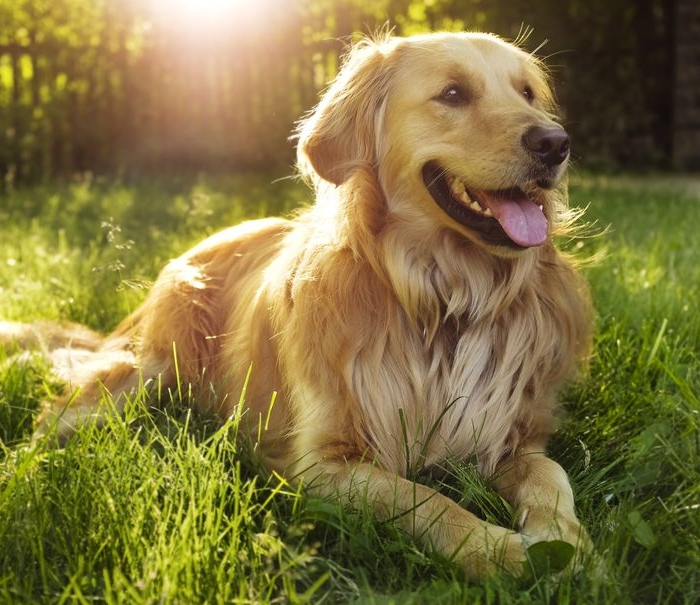
#> input picture content_image1.jpg, 700 x 605 px
$ python make.py --img_path content_image1.jpg --M 5 --N 3 --save_dir out
#> lines starting #> are read from the running program, lines starting #| are printed output that depends on the picture
### utils.py
import numpy as np
import requests
import cv2
from PIL import Image
from pathlib import Path
from io import BytesIO


def load_image(url_or_path):
    url_or_path = str(url_or_path)
    if url_or_path[: 4] == "http":
        response = requests.get(url_or_path)
        url_or_path = BytesIO(response.content)
    image = Image.open(url_or_path).convert("RGB")
    img = np.array(image)
    return img


# [4 lines left out: function to_pil, not called in this run]


def show_image(img):
    to_pil(img).show()


def save_image(img, save_path):
    Path(save_path).parent.mkdir(parents=True, exist_ok=True)
    cv2.imwrite(
        filename=str(save_path), img=img[:, :, :: -1], params=[cv2.IMWRITE_JPEG_QUALITY, 100],
    )


def vflip(img):
    return img[:: -1, ...]


def hflip(img):
    return img[:, :: -1, :]


def rotate(img):
    return hflip(np.transpose(img, axes=(1, 0, 2)))


# [9 lines left out: function load_pieces, not called in this run]

### make.py
from pathlib import Path
import argparse
import random

from utils import load_image, vflip, hflip, rotate, save_image


def get_args(to_upperse=True):
    parser = argparse.ArgumentParser()

    parser.add_argument("--img_path", type=str, required=True)
    parser.add_argument("--M", type=int, required=True)
    parser.add_argument("--N", type=int, required=True)
    parser.add_argument("--save_dir", type=str, required=True)

    args = parser.parse_args()

    if to_upperse:
        args_dict = vars(args)
        new_args_dict = dict()
        for k, v in args_dict.items():
            new_args_dict[k.upper()] = v
        args = argparse.Namespace(**new_args_dict)
    return args


class JigsawPuzzleMaker(object):
    @staticmethod
    def _randomly_transform(img):
        """
        `img`에 상하반전, 좌우반전, 시계방향의 90° 회전을 각각 50%의 확률로 적용합니다.
        """
        if random.random() < 0.5:
            img = vflip(img)
        if random.random() < 0.5:
            img = hflip(img)
        if random.random() < 0.5:
            img = rotate(img)
        return img

    @staticmethod
    def _empty_dir(trg_dir):
        """
        `input_dir`을 비웁니다.
        """
        try:
            path = Path(trg_dir)
            for item in path.glob('*'):
                if item.is_file():
                    item.unlink()
                elif item.is_dir():
                    item.rmdir()

            print(f"Emptied the directory'{trg_dir}'!")
        except Exception as e:
            print(f"Error occured while trying to empty '{trg_dir}';\n{e}")

    @staticmethod
    def _get_rand_num():
        """
        무작위로 10의 자리의 자연수를 생성합니다.
        """
        return random.randint(10 ** 9, (10 ** 10) - 1)

    def make(self, img, M, N):
        """
        `img`에 대해 `M` × `N`의 Jigsaw puzzle을 만듭니다.
        """
        h, w, _ = img.shape
        sub_h = h // M
        sub_w = w // N
        pieces = list()
        for row in range(M):
            for col in range(N):
                piece = img[
                    row * sub_h: (row + 1) * sub_h,
                    col * sub_w: (col + 1) * sub_w,
                    :,
                ]
                piece = self._randomly_transform(piece)
                pieces.append(piece)
        return pieces

    def save(self, img_path, M, N, save_dir):
        """
        `M` × `N`의 Jigsaw puzzle을 만들고 `save_dir`에 저장합니다.
        """
        self._empty_dir(save_dir)

        img = load_image(img_path)
        pieces = self.make(img, M=M, N=N)
        for piece in pieces:
            rand_num = self._get_rand_num()
            save_image(piece, save_path=Path(save_dir)/f"{rand_num}.png")
        print(f"Completed splitting the image into {M} x {N} pieces!")


def main():
    args = get_args()

    model = JigsawPuzzleMaker()
    model.save(
        img_path=args.IMG_PATH, M=args.M, N=args.N, save_dir=args.SAVE_DIR,
    )
#> in load_image, image is the input picture: PIL image 700x605 RGB; mean R, G, B 129.8, 116.9, 63.4
#> after the loop in make, `for row in range(M):`: pieces = 15 items
#> the loop in save, `for piece in pieces:` made 15 passes
#> rand_num on passes 1 to 12: 4738645480, 3437440079, 5155553746, 2924014660, 9301458059, 5763367185, 7662642103, 4034658173, 7646208106, 3320500417, 7818763383, 2911213317
#> pass 1, in save_image, `cv2.imwrite( filename=str(save_path), img=img[:, :, :: -1], params=[cv..`:
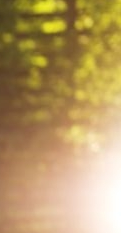
#> saved as 4738645480.png: shape (233, 121, 3); mean B, G, R 101.3, 154, 182.8
#> pass 2, in save_image (call 2), `cv2.imwrite( filename=str(save_path), img=img[:, :, :: -1], params=[cv..`:
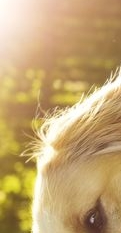
#> saved as 3437440079.png: shape (233, 121, 3); mean B, G, R 113.2, 164.9, 194.8


if __name__ == "__main__":
    main()
